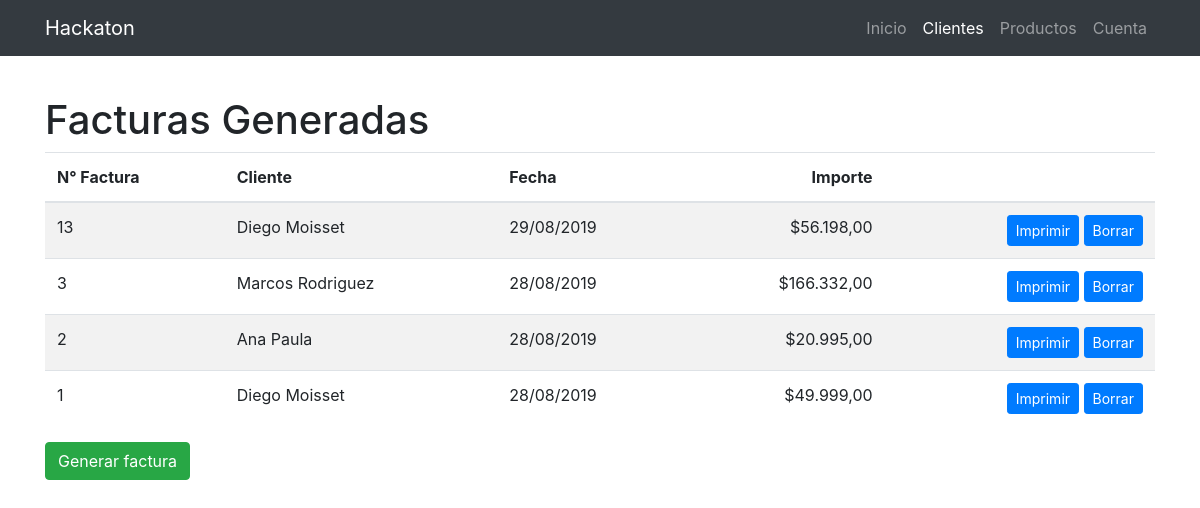
The app's page /inicio.php, older data.
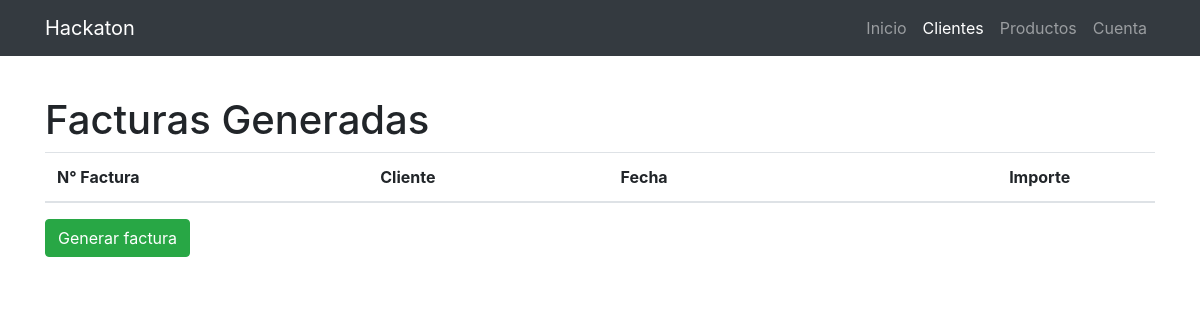
The same page, newer data.
### tables this page shows
CREATE TABLE `facturas` (
  `codigo` int(11) NOT NULL AUTO_INCREMENT,
  `fecha` date DEFAULT NULL,
  `codigocliente` int(11) DEFAULT NULL,
  PRIMARY KEY (`codigo`),
  KEY `fk_cliente` (`codigocliente`),
  CONSTRAINT `fk_cliente` FOREIGN KEY (`codigocliente`) REFERENCES `clientes` (`codigo`)
);

CREATE TABLE `clientes` (
  `codigo` int(11) NOT NULL AUTO_INCREMENT,
  `nombre` varchar(50) DEFAULT NULL,
  `telefono` varchar(20) DEFAULT NULL,
  `mail` varchar(70) DEFAULT NULL,
  `direccion` varchar(70) DEFAULT NULL,
  PRIMARY KEY (`codigo`)
);

### inicio.php (the view, shortened to what this page needs)
<!doctype html>
<html lang="es">
<head>
  <link rel="stylesheet" href="css/bootstrap.min.css">
</head>
<body>
  <div class="container">
  <nav class="navbar navbar-expand-lg navbar-dark bg-dark fixed-top">
      <div class="container">
        <a class="navbar-brand" href="../inicio.php">Hackaton</a>
        <div class="collapse navbar-collapse" id="navbarResponsive">
          <ul class="navbar-nav ml-auto">
            <li class="nav-item ">
              <a class="nav-link" href="index.php">Inicio
              </a>
            </li>
            <li class="nav-item active">
              <a class="nav-link" href="clientes/administracion.html">Clientes</a>
            </li>
            <li class="nav-item ">
              <a class="nav-link" href="productos/administracion.html">Productos</a>
            </li>
            <li class="nav-item">
              <a class="nav-link" href="#">Cuenta</a>
            </li>
          </ul>
        </div>
      </div>
    </nav>
    <br><br><br>
    <?php
    $con = retornarConexion();
    $consulta = mysqli_query(
      $con,
      "select
              fact.codigo as codigo,
              date_format(fecha,'%d/%m/%Y') as fecha,
              nombre,
              round(sum(deta.precio*deta.cantidad),2) as importefactura
          from facturas as fact
          join clientes as cli on cli.codigo=fact.codigocliente
          join detallefactura as deta on deta.codigofactura=fact.codigo
          group by deta.codigofactura
          order by codigo desc"
    )
      or die(mysqli_error($con));
    $filas = mysqli_fetch_all($consulta, MYSQLI_ASSOC);
    ?> <br>
    <h1>Facturas Generadas</h1>
    <table class="table table-striped">
      <thead>
        <tr>
          <th>N° Factura</th>
          <th>Cliente</th>
          <th>Fecha</th>
          <th class="text-right">Importe</th>
          <th></th>
        </tr>
      </thead>
      <tbody>
        <?php
        foreach ($filas as $fila) {
          ?>
          <tr>
            <td><?php echo $fila['codigo'] ?></td>
            <td><?php echo $fila['nombre'] ?></td>
            <td><?php echo $fila['fecha'] ?></td>
            <td class="text-right"><?php echo '$' . number_format($fila['importefactura'], 2, ',', '.'); ?></td>
            <td class="text-right">
              <a class="btn btn-primary btn-sm botonimprimir" role="button" href="#" data-codigo="<?php echo $fila['codigo'] ?>">Imprimir</a>
              <a class="btn btn-primary btn-sm botonborrar" role="button" href="#" data-codigo="<?php echo $fila['codigo'] ?>">Borrar</a>
            </td>
          </tr>
        <?php
        }
        ?>
      </tbody>
    </table>
    <button type="button" id="btnNuevaFactura" class="btn btn-success">Generar factura</button>
  </div>
</body>
</html>

Row changes from the older to the newer data that the page shows:
removed facturas: codigo "13", clientes.nombre "Diego Moisset", fecha "29/08/2019", importefactura "56.198,00"
removed facturas: codigo "3", clientes.nombre "Marcos Rodriguez", fecha "28/08/2019", importefactura "166.332,00"
removed facturas: codigo "2", clientes.nombre "Ana Paula", fecha "28/08/2019", importefactura "20.995,00"
removed facturas: codigo "1", clientes.nombre "Diego Moisset", fecha "28/08/2019", importefactura "49.999,00"
